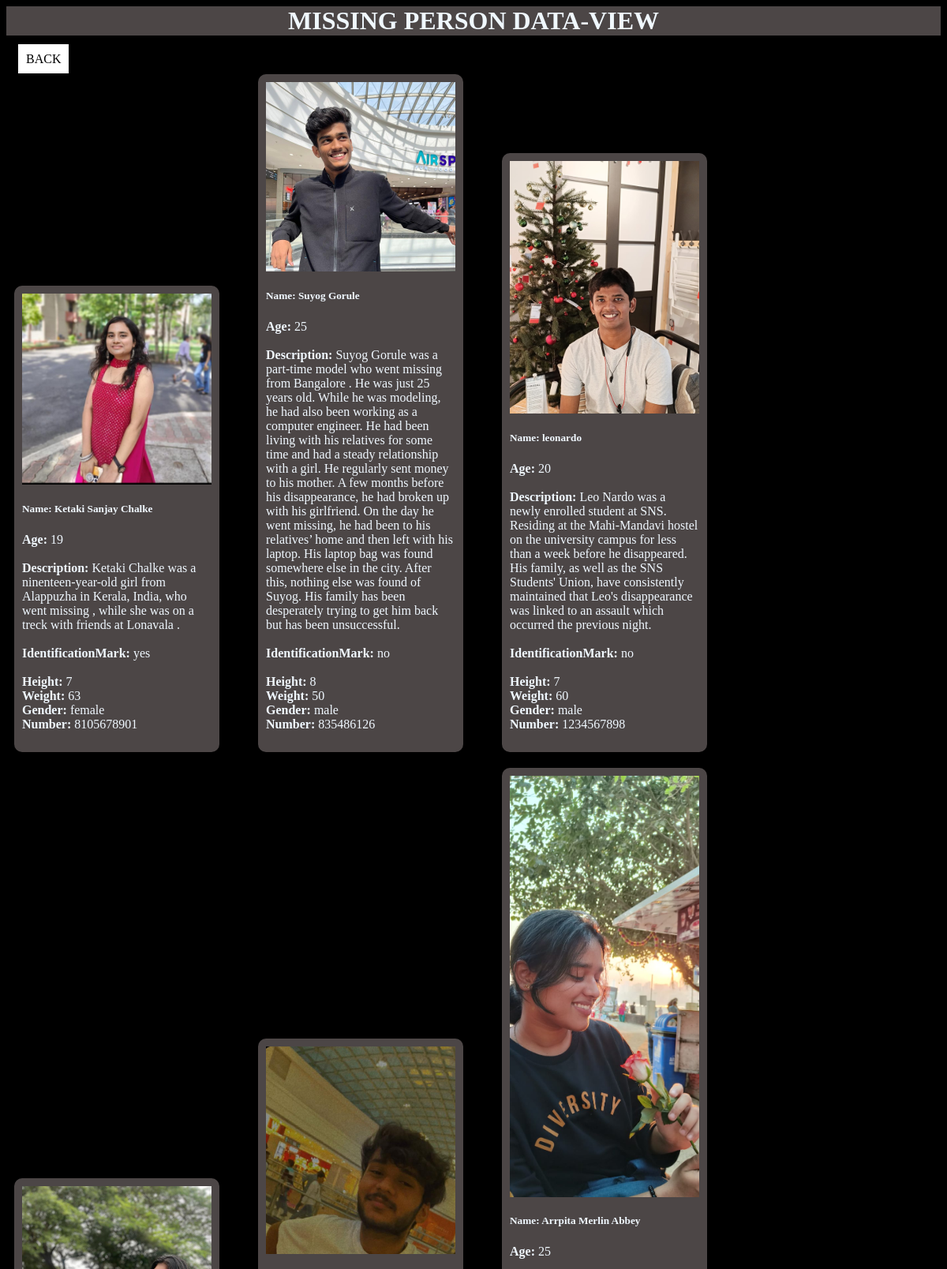
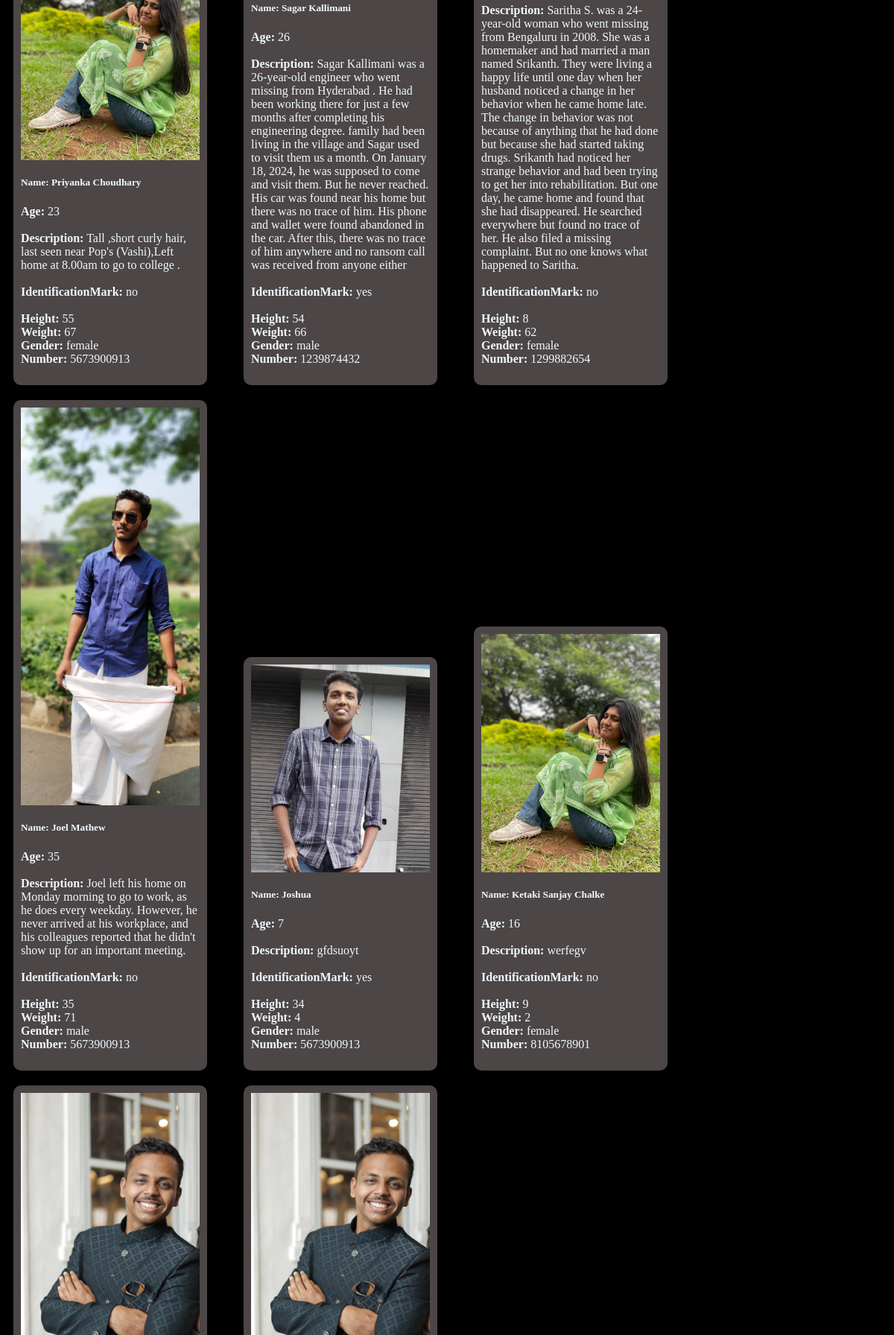
Screenshot of /missing.html (upper part) with the database file from the repository (2 pictures, top to bottom).
### main/models.py (models this page shows, shortened)
class MissingCase(models.Model):
   name = models.CharField(max_length=30)
   age = models.PositiveIntegerField()
   description = models.TextField()
   identificationMark = models.CharField(max_length=3)
   height = models.PositiveIntegerField()
   weight = models.PositiveIntegerField()
   GENDER_CHOICES = [
        ('male', 'Male'),
        ('female', 'Female'),
        ('other', 'Other'),
    ]
   gender = models.CharField(max_length=10, choices=GENDER_CHOICES)
   number = models.PositiveIntegerField()
   image = models.ImageField(upload_to='images/', null=True, blank=True)

### main/views.py (the view)
# urls.py: path('missing.html',views.missing,name="missing"),
def missing(request):
  all_persons = MissingCase.objects.all
  return render(request,"main/missing.html",{'all':all_persons})

### main/templates/main/missing.html
{% load static %}
{% block css %}
  <link rel="stylesheet" href="{% static "main/missing.css" %}">
{% endblock %}
<h1> MISSING PERSON DATA-VIEW </h1>
<a href="{% url 'features' %}"  class="btn btn-primary custom-btn" style="margin:15px;margin-top: 20px;padding: 10px;background-color:white;color:black;text-decoration:none">BACK</a>
<div class="row row-cols-1 row-cols-md-5 g-4 align-items-stretch">
  {% for item in all %}
    <div class="col" style="display:inline-block; margin-right:25px">
      <div class="card h-100">
                <img src="{{ item.image.url }}" alt="{{ item.name }} image" class="card-img-top thumbnail-img">
        <div class="card-body">
          <h5 class="card-title"><strong>Name:</strong> {{ item.name }}</h5>
          <p class="card-text">
            <strong>Age:</strong> {{ item.age }}<br/><br>
            <strong>Description:</strong> {{ item.description }}<br/><br>
            <strong>IdentificationMark:</strong> {{ item.identificationMark }}<br/><br>
            <strong>Height:</strong> {{ item.height }}<br/>
            <strong>Weight:</strong> {{ item.weight }}<br/>
            <strong>Gender:</strong> {{ item.gender }}<br/>
            <strong>Number:</strong> {{ item.number }}<br/>
          </p>
        </div>
      </div>
    </div>
  {% endfor %}
</div>

### main/static/main/missing.css (style rules this page uses)
h1 { color: aliceblue; text-align: center; background-color: #4C4646; }
.thumbnail-img { max-width: 200px; max-height: 200px; }
.thumbnail-img { max-width: 100%; max-height: 100%; object-fit: cover; }
.card { width: 15rem; margin: 10px; background-color:#4C4646; padding-left: 10px; padding-right: 10px; padding-bottom: 10px; border-radius: 10px; padding-top: 10px; color: aliceblue; display :inline-block ; }

### rows the page displays
MissingCase: image (picture), name "Ketaki Sanjay Chalke", age "19", description "Ketaki Chalke was a ninenteen-year-old girl from Alappuzha in Kerala, India, who went missing , while she was on a treck with friends at Lonavala .", identificationMark "yes", height "7", weight "63", gender "female", number "8105678901"
MissingCase: image (picture), name "Suyog Gorule", age "25", description "Suyog Gorule was a part-time model who went missing from Bangalore . He was just 25 years old. While he was modeling, he had also been working as a computer engineer. He had been living with his relatives for some time and had a steady relationship with a girl. He regularly sent money to his mother. A few months before his disappearance, he had broken up with his girlfriend. On the day he went missing, he had been to his relatives’ home and then left with his laptop. His laptop bag was found somewhere else in the city. After this, nothing else was found of Suyog. His family has been desperately trying to get him back but has been unsuccessful.", identificationMark "no", height "8", weight "50", gender "male", number "835486126"
MissingCase: image (picture), name "leonardo", age "20", description "Leo Nardo was a newly enrolled student at SNS. Residing at the Mahi-Mandavi hostel on the university campus for less than a week before he disappeared. His family, as well as the SNS Students' Union, have consistently maintained that Leo's disappearance was linked to an assault which occurred the previous night.", identificationMark "no", height "7", weight "60", gender "male", number "1234567898"
MissingCase: image (picture), name "Priyanka Choudhary", age "23", description "Tall ,short curly hair, last seen near Pop's (Vashi),Left home at 8.00am to go to college .", identificationMark "no", height "55", weight "67", gender "female", number "5673900913"
MissingCase: image (picture), name "Sagar Kallimani", age "26", description "Sagar Kallimani was a 26-year-old engineer who went missing from Hyderabad . He had been working there for just a few months after completing his engineering degree. family had been living in the village and Sagar used to visit them us a month. On January 18, 2024, he was supposed to come and visit them. But he never reached. His car was found near his home but there was no trace of him. His phone and wallet were found abandoned in the car. After this, there was no trace of him anywhere and no ransom call was received from anyone either", identificationMark "yes", height "54", weight "66", gender "male", number "1239874432"
MissingCase: image (picture), name "Arrpita Merlin Abbey", age "25", description "Saritha S. was a 24-year-old woman who went missing from Bengaluru in 2008. She was a homemaker and had married a man named Srikanth. They were living a happy life until one day when her husband noticed a change in her behavior when he came home late. The change in behavior was not because of anything that he had done but because she had started taking drugs. Srikanth had noticed her strange behavior and had been trying to get her into rehabilitation. But one day, he came home and found that she had disappeared. He searched everywhere but found no trace of her. He also filed a missing complaint. But no one knows what happened to Saritha.", identificationMark "no", height "8", weight "62", gender "female", number "1299882654"
MissingCase: image (picture), name "Joel Mathew", age "35", description "Joel left his home on Monday morning to go to work, as he does every weekday. However, he never arrived at his workplace, and his colleagues reported that he didn't show up for an important meeting.", identificationMark "no", height "35", weight "71", gender "male", number "5673900913"
MissingCase: image (picture), name "Joshua", age "7", description "gfdsuoyt", identificationMark "yes", height "34", weight "4", gender "male", number "5673900913"
MissingCase: image (picture), name "Ketaki Sanjay Chalke", age "16", description "werfegv", identificationMark "no", height "9", weight "2", gender "female", number "8105678901"
MissingCase: image (picture)
MissingCase: image (picture)
